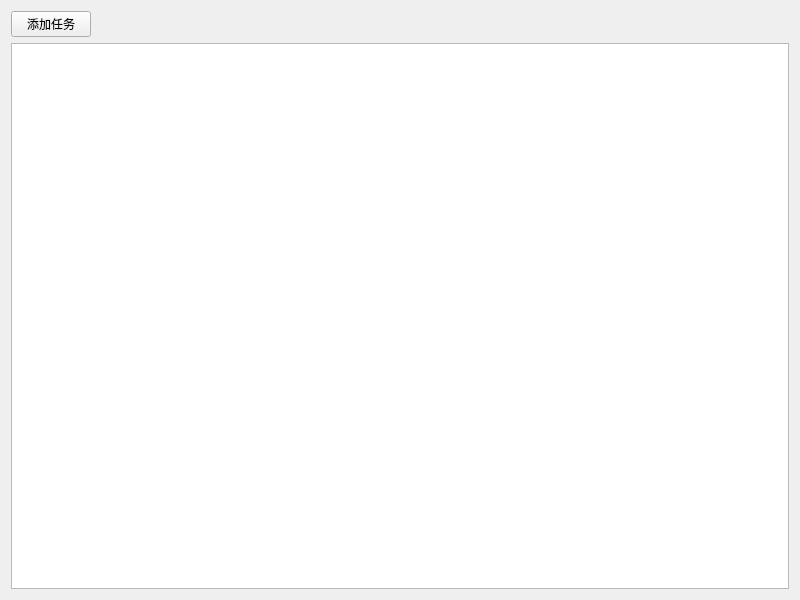
<?xml version="1.0" encoding="UTF-8"?>
<ui version="4.0">
 <class>Widget</class>
 <widget class="QWidget" name="Widget">
  <property name="geometry">
   <rect>
    <x>0</x>
    <y>0</y>
    <width>800</width>
    <height>600</height>
   </rect>
  </property>
  <property name="windowTitle">
   <string>Widget</string>
  </property>
  <layout class="QGridLayout" name="gridLayout">
   <item row="0" column="0">
    <widget class="QPushButton" name="pushButton">
     <property name="text">
      <string>添加任务</string>
     </property>
    </widget>
   </item>
   <item row="0" column="1">
    <spacer name="horizontalSpacer">
     <property name="orientation">
      <enum>Qt::Horizontal</enum>
     </property>
     <property name="sizeHint" stdset="0">
      <size>
       <width>675</width>
       <height>20</height>
      </size>
     </property>
    </spacer>
   </item>
   <item row="1" column="0" colspan="2">
    <widget class="QListWidget" name="listWidget"/>
   </item>
  </layout>
 </widget>
 <resources/>
 <connections/>
</ui>
